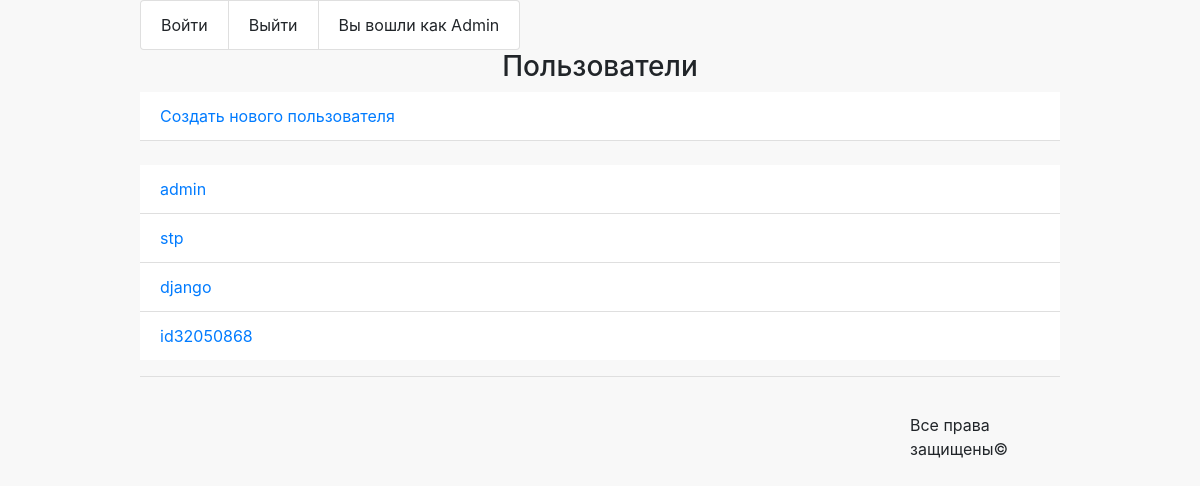
Screenshot of /admin_custom/users/read/ (signed in) with the database file from the repository.
### authapp/models.py (models this page shows, shortened)
class ShopUser(AbstractUser):
    class Meta:
        verbose_name = 'пользователь'
        verbose_name_plural = 'пользователи'
    avatar = models.ImageField(upload_to='users_avatars', blank=True)
    age = models.PositiveIntegerField(verbose_name='возраст', default=18)
    activation_key = models.CharField(max_length=128, blank=True)
    activation_key_expires = models.DateTimeField(
        default=det_expires_datetime()
    )

### adminapp/views.py (the view)
# urls.py: path('users/read/', adminapp.UserListView.as_view(), name='users'),
class UserListView(IsSuperUserView, ListView):
    model = ShopUser
    template_name = 'adminapp/users.html'
    queryset = ShopUser.objects.all()
    def get_context_data(self, *, object_list=None, **kwargs):
        context = super(UserListView, self).get_context_data(**kwargs)
        context['title'] = 'Админка'
        return context

### adminapp/views.py (called while the page is built)
    def test_func(self):
        return self.request.user.is_superuser

### mainapp/context_processors.py (called while the page is built)
def basket(request):
   basket = []
   if request.user.is_authenticated:
       basket = BasketSlot.objects.filter(user=request.user)
   return {
       'basket': basket,
   }

### adminapp/templates/adminapp/users.html
{% extends 'adminapp/base_admin.html' %}
{% block content %}
<div>
    <h3>Пользователи</h3>
    <ul class="list-group list-group-flush">
        <li class="list-group-item"><a href="{% url 'admin_custom:user_create' %}">Создать нового пользователя</a></li>
   </ul>
    <br>
   <ul class="list-group list-group-flush">
       {% for objects in object_list %}
            <li class="list-group-item"><a href="{% url 'admin_custom:user_read' objects.pk %}">{{objects.username}}</a></li>
       {% endfor %}
   </ul>
</div>
{% endblock %}

### adminapp/templates/adminapp/includes/inc_menu.html
<ul class="list-group list-group-horizontal">
  <li class="list-group-item"><a>Войти</a></li>
  <li class="list-group-item"><a>Выйти</a></li>
  <li class="list-group-item">Вы вошли как {{ request.user.username|title }}</li>
</ul>

### static/css/styles.css (style rules this page uses)
.body { background-color: #f8f8f8 }
h1, h3, p { text-align: center; }

### rows the page displays
ShopUser: user.username "Admin", username "admin"
ShopUser: username "stp"
ShopUser: username "django"
ShopUser: username "id32050868"
